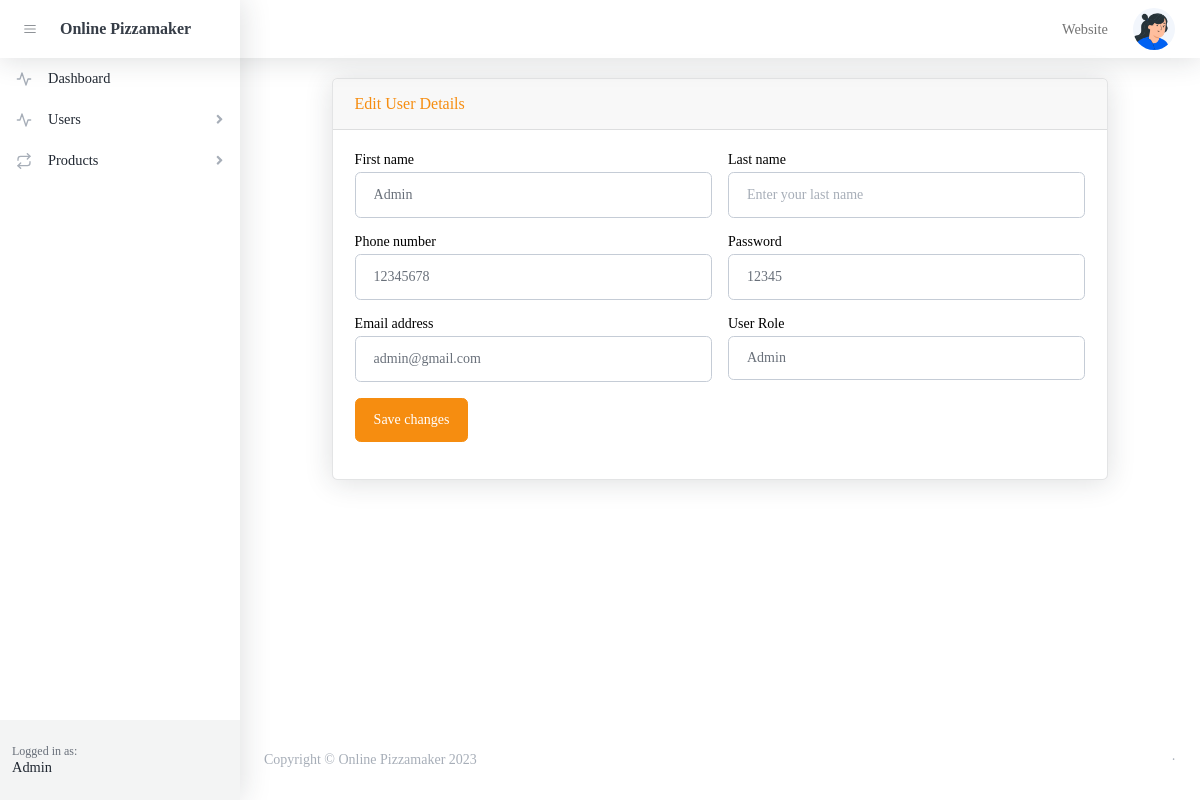
Screenshot of /admin/editUser.php?id=1 (signed in) with the database file from the repository.
### tables this page shows
CREATE TABLE `users` (
  `id` int(11) NOT NULL,
  `first_name` varchar(255) DEFAULT NULL,
  `last_name` varchar(255) DEFAULT NULL,
  `email` varchar(255) DEFAULT NULL,
  `password` varchar(255) DEFAULT NULL,
  `phone` int(255) DEFAULT NULL,
  `role` varchar(255) DEFAULT 'User'
);

### admin/editUser.php (the view, shortened to what this page needs)
<?php
include '../admin/head.php';
include '../admin/header.php';
include '../admin/sidebar.php';
include '../db.php';
?>
<div id="layoutSidenav">
    <div id="layoutSidenav_content">
        <main>
            <div class="container-xl px-12 mt-12">
                <div style="justify-content: center;margin-top: 20px" class="row">
                    <div class="col-xl-10">
                        <div class="card mb-4">
                            <div class="card-header">Edit User Details</div>
                            <div class="card-body">
                                <form>
                                    <?php
                                    $sql = "SELECT * from users  where id='" . $_GET['id'] . "' ";
                                    $query = mysqli_query($db, $sql);
                                    if (mysqli_num_rows($query) > 0) {
                                        while ($row1 = mysqli_fetch_assoc($query)) {
                                    ?>
                                            <div class="row gx-3 mb-3">
                                                <div class="col-md-6">
                                                    <label class="small mb-1" for="inputFirstName">First name</label>
                                                    <input class="form-control" id="inputFirstName" type="text" placeholder="Enter your first name" value="<?php echo $row1['first_name']; ?>" />
                                                </div>
                                                <div class="col-md-6">
                                                    <label class="small mb-1" for="inputLastName">Last name</label>
                                                    <input class="form-control" id="inputLastName" type="text" placeholder="Enter your last name" value="<?php echo $row1['last_name']; ?>" />
                                                </div>
                                            </div>
                                            <div class="row gx-3 mb-3">
                                                <div class="col-md-6">
                                                    <label class="small mb-1" for="inputPhone">Phone number</label>
                                                    <input class="form-control" id="inputPhoneNumber" type="tel" placeholder="Enter your phone number" value="<?php echo $row1['phone']; ?>" />
                                                </div>
                                                <div class="col-md-6">
                                                    <label class="small mb-1" for="inputLocation">Password</label>
                                                    <input class="form-control" id="inputPassword" type="text" placeholder="Enter your password" value="<?php echo $row1['password']; ?>" />
                                                </div>
                                            </div>
                                            <div class="row gx-3 mb-3">
                                                <div class="col-md-6">
                                                    <label class="small mb-1" for="inputEmailAddress">Email address</label>
                                                    <input class="form-control" id="inputEmailAddress" type="email" placeholder="Enter your email address" value="<?php echo $row1['email']; ?>" />
                                                </div>
                                                <div class="col-md-6">
                                                    <label class="small mb-1" for="inputBirthday">User Role</label>
                                                    <select class="form-control" id="inputRole">
                                                        <?php if ($row1['role'] == "Admin"): ?>
                                                        <option value="Admin" selected>Admin</option>
                                                        <?php elseif ($row1['role'] == "User"): ?>
                                                        <option value="User" selected>User</option>
                                                        <option value="Admin"  >Admin</option>
                                                        <?php else: ?>
                                                        <option value="User" >User</option>
                                                        <option value="Admin"  >Admin</option>
                                                        <?php endif ?>
                                                    </select>
                                                </div>
                                                        </div>
                                            <button onclick="updateUser();" class="btn btn-primary" type="button">Save changes</button>
                                    <?php
                                        }
                                    }
                                    ?>
                                </form>
                            </div>
                        </div>
                    </div>
                </div>
            </div>
        </main>
        <?php
        include '../admin/footer.php';
        ?>
    </div>
</div>

### rows the page displays
users: first_name "Admin", phone "12345678", password "12345", email "admin@gmail.com", role "Admin"

### other values shown
$_SESSION['loggedinusername'] "Admin"
